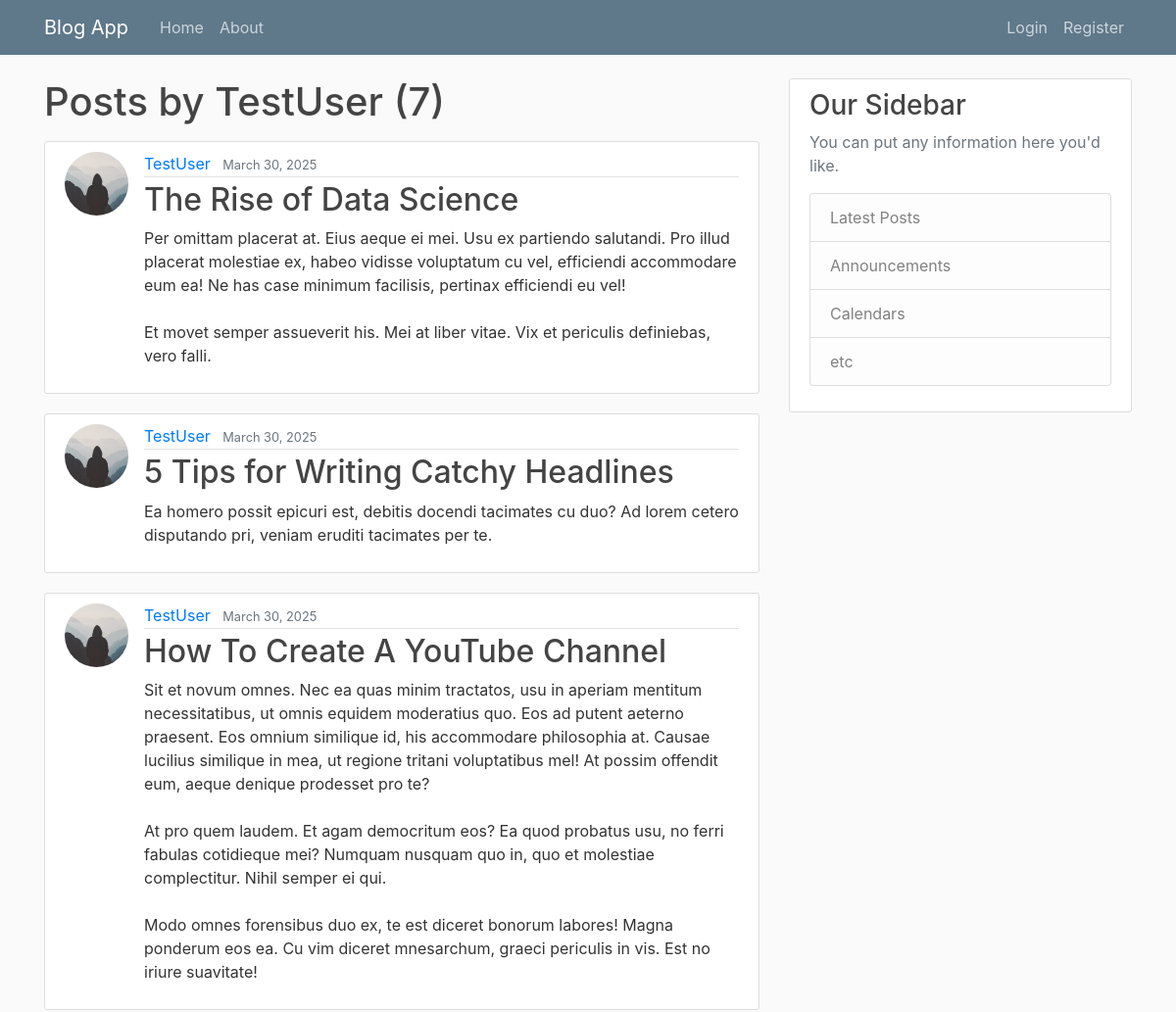
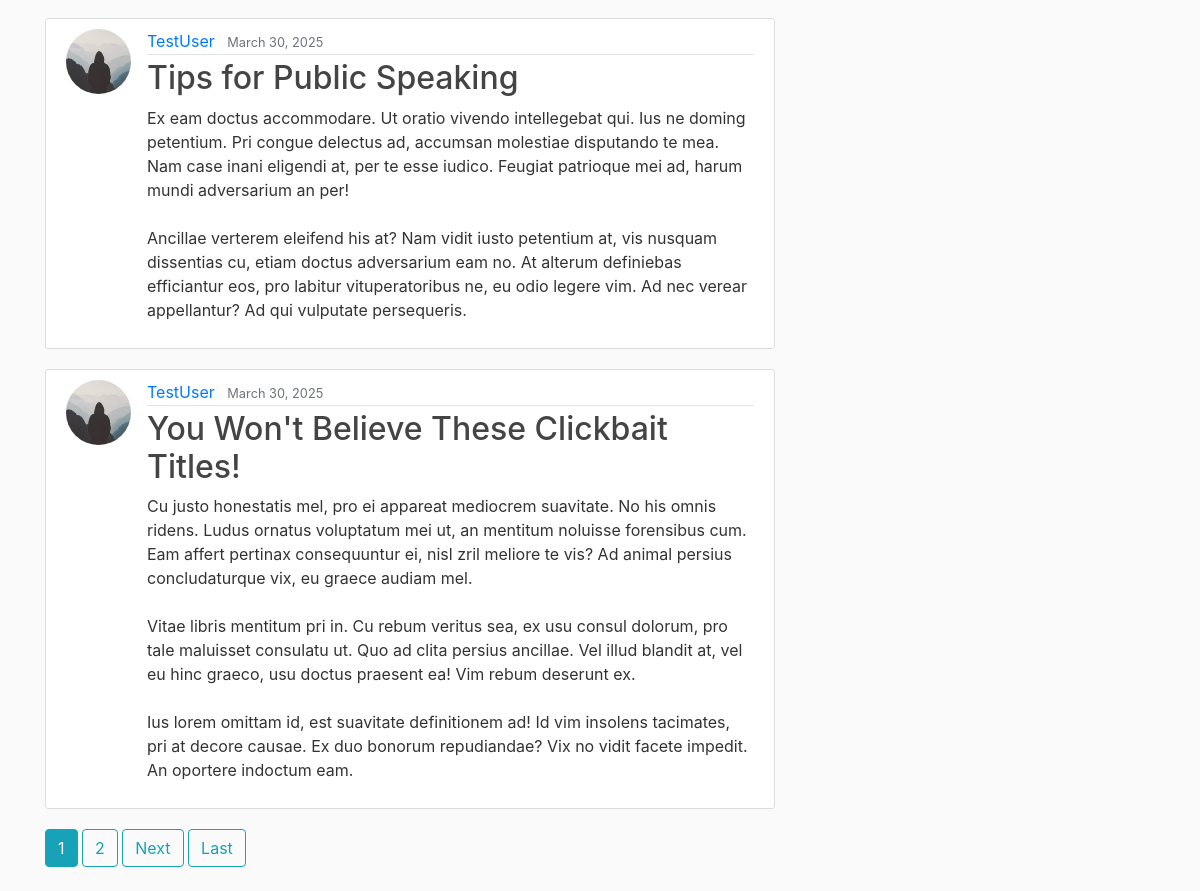
Page /user/TestUser on the committed database (2 pictures, top to bottom).
### blog/models.py (models this page shows, shortened)
class Post(models.Model):
    title = models.CharField(max_length=100)
    content = models.TextField()
    date_posted = models.DateTimeField(default=timezone.now)
    author = models.ForeignKey(User,on_delete=models.CASCADE)

### users/models.py (models this page shows, shortened)
class Profile(models.Model):
    user = models.OneToOneField(User,on_delete=models.CASCADE)
    image = models.ImageField(default='default.jpg',upload_to='porfile_pics')

### blog/views.py (the view)
# urls.py: path('user/<str:username>',UserPostListView.as_view() , name='user-posts'),
class UserPostListView(ListView):
    model = Post
    template_name = 'blog/user_post.html'
    context_object_name = 'posts'
    ordering = ['-date_posted']
    paginate_by = 5
    def get_queryset(self):
        user = get_object_or_404(User,username=self.kwargs.get('username'))
        return Post.objects.filter(author=user).order_by('-date_posted')

### blog/templates/blog/user_post.html (shortened to what this page needs)
{% extends 'blog/base.html' %}
{% block content  %}
    <h1 class="mb-3">Posts by {{ view.kwargs.username }} ({{ page_obj.paginator.count }})</h1>
    {% for post in posts %}
    <article class="media content-section">
        <img class="rounded-circle article-img" src="{{post.author.profile.image.url}}" alt="">
        <div class="media-body">
            <div class="article-metadata">
            <a class="mr-2" href="{% url 'user-posts' post.author.username %}">{{ post.author }}</a>
            <small class="text-muted">{{ post.date_posted | date:"F d, Y" }}</small>
            </div>
            <h2><a class="article-title" href="{% url 'post-detail' post.id %}">{{ post.title }}</a></h2>
            <p class="article-content">{{ post.content }}</p>
        </div>
    </article>
    {% endfor %}
    {% if is_paginated %}
        {% for num in page_obj.paginator.page_range %}
            {% if page_obj.number == num %}
            <a class="btn btn-info mb-4" href="?page={{ num }}">{{ num }}</a>
            {% elif num > page_obj.number|add:'-3' and num < page_obj.number|add:'3' %}
            <a class="btn btn-outline-info mb-4" href="?page={{ num }}">{{ num }}</a>
            {% endif %}
        {% endfor %}
        {% if page_obj.has_next %}
            <a class="btn btn-outline-info mb-4" href="?page={{ page_obj.next_page_number }}">Next</a>
            <a class="btn btn-outline-info mb-4" href="?page={{ page_obj.paginator.num_pages }}">Last</a>
        {% endif %}
    {% endif %}
{% endblock %}

### static/blog/main.css (style rules this page uses)
body { background: #fafafa; color: #333333; margin-top: 5rem; }
h1, h2, h3, h4, h5, h6 { color: #444444; }
.content-section { background: #ffffff; padding: 10px 20px; border: 1px solid #dddddd; border-radius: 3px; margin-bottom: 20px; }
.article-title { color: #444444; }
.article-content { white-space: pre-line; }
.article-img { height: 65px; width: 65px; margin-right: 16px; }
.article-metadata { padding-bottom: 1px; margin-bottom: 4px; border-bottom: 1px solid #e3e3e3 }

### rows in the picture
Post: author.profile.image (placeholder picture), author "TestUser", date_posted "March 30, 2025", title "The Rise of Data Science", content "Per omittam placerat at. Eius aeque ei mei. Usu ex partiendo salutandi. Pro illud placerat molestiae ex, habeo vidisse voluptatum cu vel, efficiendi accommodare eum ea! Ne has case minimum facilisis, pertinax efficiendi eu vel! Et movet semper assueverit his. Mei at liber vitae. Vix et periculis definiebas, vero falli."
Post: author.profile.image (placeholder picture), author "TestUser", date_posted "March 30, 2025", title "5 Tips for Writing Catchy Headlines", content "Ea homero possit epicuri est, debitis docendi tacimates cu duo? Ad lorem cetero disputando pri, veniam eruditi tacimates per te."
Post: author.profile.image (placeholder picture), author "TestUser", date_posted "March 30, 2025", title "How To Create A YouTube Channel", content "Sit et novum omnes. Nec ea quas minim tractatos, usu in aperiam mentitum necessitatibus, ut omnis equidem moderatius quo. Eos ad putent aeterno praesent. Eos omnium similique id, his accommodare philosophia at. Causae lucilius similique in mea, ut regione tritani voluptatibus mel! At possim offendit eum, aeque denique prodesset pro te? At pro quem laudem. Et agam democritum eos? Ea quod probatus usu, no ferri fabulas cotidieque mei? Numquam nusquam quo in, quo et molestiae complectitur. Nihil semper ei qui. Modo omnes forensibus duo ex, te est diceret bonorum labores! Magna ponderum eos ea. Cu vim diceret mnesarchum, graeci periculis in vis. Est no iriure suavitate!"
Post: author.profile.image (placeholder picture), author "TestUser", date_posted "March 30, 2025", title "Tips for Public Speaking", content "Ex eam doctus accommodare. Ut oratio vivendo intellegebat qui. Ius ne doming petentium. Pri congue delectus ad, accumsan molestiae disputando te mea. Nam case inani eligendi at, per te esse iudico. Feugiat patrioque mei ad, harum mundi adversarium an per! Ancillae verterem eleifend his at? Nam vidit iusto petentium at, vis nusquam dissentias cu, etiam doctus adversarium eam no. At alterum definiebas efficiantur eos, pro labitur vituperatoribus ne, eu odio legere vim. Ad nec verear appellantur? Ad qui vulputate persequeris."
Post: author.profile.image (placeholder picture), author "TestUser", date_posted "March 30, 2025", title "You Won't Believe These Clickbait Titles!", content "Cu justo honestatis mel, pro ei appareat mediocrem suavitate. No his omnis ridens. Ludus ornatus voluptatum mei ut, an mentitum noluisse forensibus cum. Eam affert pertinax consequuntur ei, nisl zril meliore te vis? Ad animal persius concludaturque vix, eu graece audiam mel. Vitae libris mentitum pri in. Cu rebum veritus sea, ex usu consul dolorum, pro tale maluisset consulatu ut. Quo ad clita persius ancillae. Vel illud blandit at, vel eu hinc graeco, usu doctus praesent ea! Vim rebum deserunt ex. Ius lorem omittam id, est suavitate definitionem ad! Id vim insolens tacimates, pri at decore causae. Ex duo bonorum repudiandae? Vix no vidit facete impedit. An oportere indoctum eam."

### other values in the picture
{{ view.kwargs.username }} "TestUser"
{{ page_obj.paginator.count }} "7"
{{ num }} "1"
{{ num }} "2"
